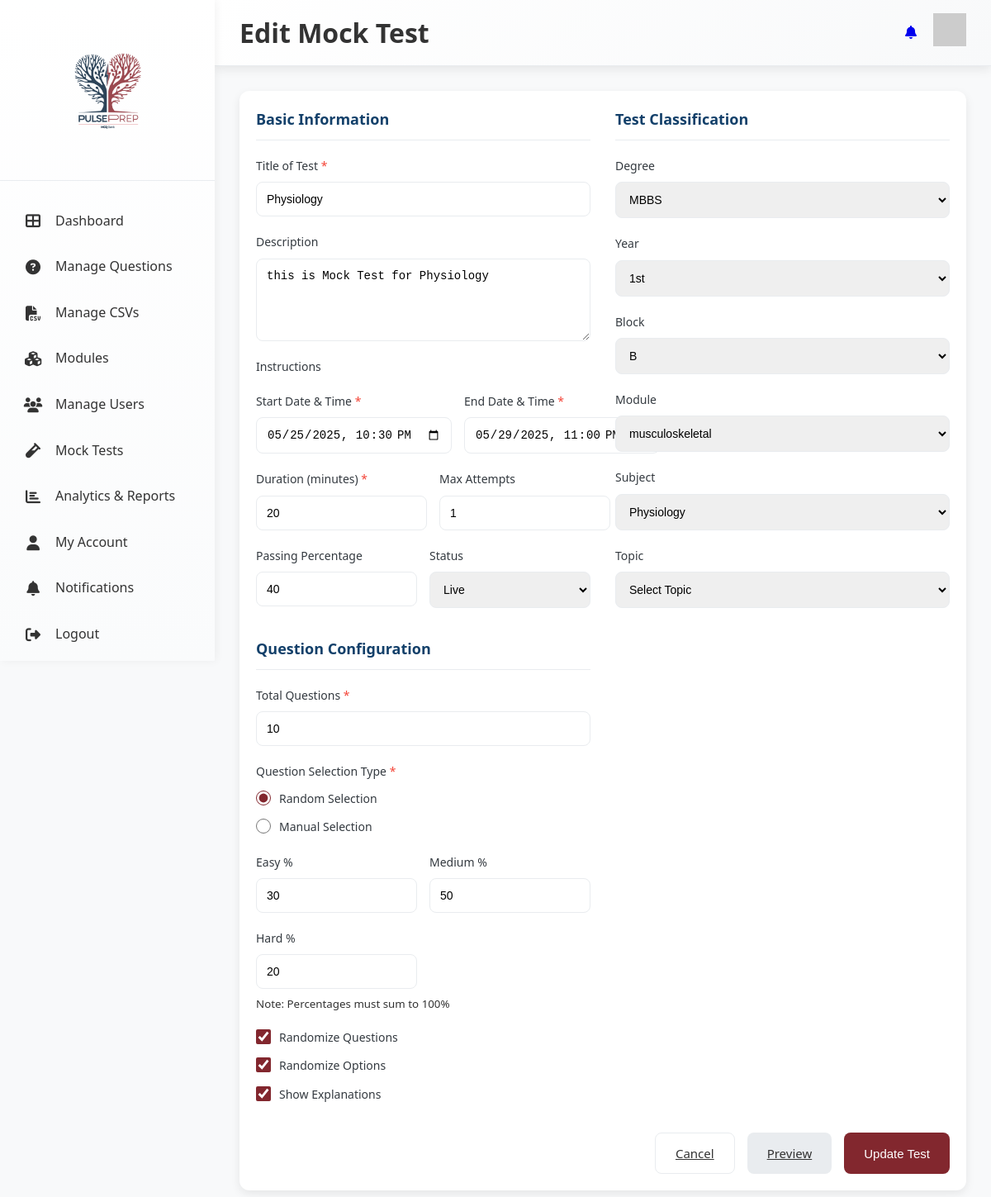
The page /mocktest/create/?id=8 (signed in) on the database its author committed.
### mocktest/models.py (models this page shows, shortened)
class MockTest(models.Model):
    STATUS_CHOICES = [
        ('draft', 'Draft'),
        ('scheduled', 'Scheduled'),
        ('live', 'Live'),
        ('completed', 'Completed'),
    ]
    SELECTION_TYPE_CHOICES = [
        ('random', 'Random Selection'),
        ('manual', 'Manual Selection'),
    ]
    title = models.CharField(max_length=200)
    description = models.TextField(blank=True)
    degree = models.CharField(max_length=4, choices=Question.DEGREE_CHOICES, blank=True)
    year = models.CharField(max_length=3, choices=Question.YEAR_CHOICES, blank=True)
    block = models.CharField(max_length=100, blank=True)
    module = models.CharField(max_length=100, blank=True)
    subject = models.CharField(max_length=100, blank=True)
    topic = models.CharField(max_length=100, blank=True)
    duration_minutes = models.IntegerField(default=60)
    total_questions = models.IntegerField(default=50)
    passing_percentage = models.IntegerField(default=40)
    max_attempts = models.IntegerField(default=1)
    selection_type = models.CharField(max_length=10, choices=SELECTION_TYPE_CHOICES, default='random')
    easy_percentage = models.IntegerField(default=30)  # For random selection
    medium_percentage = models.IntegerField(default=50)
    hard_percentage = models.IntegerField(default=20)
    randomize_questions = models.BooleanField(default=True)
    randomize_options = models.BooleanField(default=True)
    show_explanations = models.BooleanField(default=True)
    start_datetime = models.DateTimeField()
    end_datetime = models.DateTimeField()
    status = models.CharField(max_length=10, choices=STATUS_CHOICES, default='draft')
    created_by = models.ForeignKey(settings.AUTH_USER_MODEL, on_delete=models.CASCADE, related_name='created_tests')
    created_at = models.DateTimeField(auto_now_add=True)
    updated_at = models.DateTimeField(auto_now=True)
    questions = models.ManyToManyField(Question, through='TestQuestion')
    class Meta:
        ordering = ['-created_at']

### mocktest/views.py (the view, shortened to what this page needs)
# urls.py: path('create/', views.create_test, name='create_test'),
@login_required
def create_test(request):
    test_id = request.GET.get('id')
    if test_id:
        test = get_object_or_404(MockTest, id=test_id)
        form = MockTestForm(instance=test)
        is_edit = True
    else:
        form = MockTestForm()
        test = None
        is_edit = False
    blocks = Question.objects.values('block').distinct().order_by('block')
    modules = Question.objects.values('module').distinct().order_by('module')
    subjects = Question.objects.values('subject').distinct().order_by('subject')
    topics = Question.objects.values('topic').distinct().order_by('topic')
    context = {
        'form': form,
        'test': test,
        'is_edit': is_edit,
        'blocks': blocks,
        'modules': modules,
        'subjects': subjects,
        'topics': topics,
    }
    return render(request, 'mocktest/create_test.html', context)

### templates/mocktest/create_test.html (shortened to what this page needs)
{% load static %}
<!DOCTYPE html>
<html lang="en">
  <head>
    <link rel="stylesheet" href="{% static 'css/DAstyles.css' %}" />
    <link rel="stylesheet" href="{% static 'css/mockTest.css' %}" />
    <link rel="stylesheet" href="https://cdnjs.cloudflare.com/ajax/libs/font-awesome/6.4.0/css/all.min.css" />
  </head>
  <body>
    <div class="container">
<aside class="sidebar">
  <div class="logo-container">
    <img src="{% static 'images/Logo.png' %}" alt="PulsePrep Logo" class="logo" />
  </div>
  <nav class="nav-menu">
    <a href="{% url 'dashboard' %}" class="nav-item {% if request.resolver_match.url_name == 'dashboard' %}active{% endif %}">
      <i class="fas fa-th-large"></i>
      <span>Dashboard</span>
    </a>
    <a href="{% url 'questionbank' %}" class="nav-item {% if request.resolver_match.url_name == 'questionbank' %}active{% endif %}">
      <i class="fas fa-question-circle"></i>
      <span>Manage Questions</span>
    </a>
    <a href="{% url 'manage_csv' %}" class="nav-item {% if request.resolver_match.url_name == 'manage_csv' %}active{% endif %}">
      <i class="fas fa-file-csv"></i>
      <span>Manage CSVs</span>
    </a>
    <a href="{% url 'managemodule' %}" class="nav-item {% if request.resolver_match.url_name == 'managemodule' %}active{% endif %}">
      <i class="fas fa-cubes"></i>
      <span>Modules</span>
    </a>
    <a href="/admin/user_management/customuser/" class="nav-item">
      <i class="fas fa-users"></i>
      <span>Manage Users</span>
    </a>
    <a href="{% url 'mocktest_list' %}" class="nav-item {% if request.resolver_match.url_name == 'mocktest_list' %}active{% endif %}">
      <i class="fas fa-vial"></i>
      <span>Mock Tests</span>
    </a>
    <a href="{% url 'analytics_report' %}" class="nav-item {% if request.resolver_match.url_name == 'analytics_report' %}active{% endif %}">
      <i class="fas fa-chart-bar"></i>
      <span>Analytics & Reports</span>
    </a>
    <a href="{% url 'myaccount' %}" class="nav-item {% if request.resolver_match.url_name == 'myaccount' %}active{% endif %}">
      <i class="fas fa-user"></i>
      <span>My Account</span>
    </a>
    <a href="{% url 'notification_center' %}" class="nav-item {% if request.resolver_match.url_name == 'notification_center' %}active{% endif %}">
      <i class="fas fa-bell"></i>
      <span>Notifications</span>
    </a>
    <a href="{% url 'logout' %}" class="nav-item">
      <i class="fas fa-sign-out-alt"></i>
      <span>Logout</span>
    </a>
  </nav>
</aside>
      <main class="main-content">
        <header class="header">
          <h1>{% if is_edit %}Edit{% else %}Create{% endif %} Mock Test</h1>
          <div class="user-menu">
            <a href="{% url 'notification_center' %}"><i class="fas fa-bell"></i></a>
            <div class="avatar">
              <img src="https://i.pravatar.cc/40?img=12" alt="User Avatar" />
            </div>
          </div>
        </header>
        <div class="dashboard-content">
          <section class="test-form-section">
            <form method="POST" id="mock-test-form">
              <div class="form-grid">
                <div class="form-section">
                  <h3 class="form-section-title">Basic Information</h3>
                  <div class="form-group">
                    <label for="id_title">Title of Test <span class="required">*</span></label>
                    {{ form.title }}
                  </div>
                  <div class="form-group">
                    <label for="id_description">Description</label>
                    {{ form.description }}
                  </div>
                  <div class="form-group">
                    <label for="id_instructions">Instructions</label>
                  </div>
                  <div class="form-row">
                    <div class="form-group">
                      <label for="id_start_datetime">Start Date & Time <span class="required">*</span></label>
                      {{ form.start_datetime }}
                    </div>
                    <div class="form-group">
                      <label for="id_end_datetime">End Date & Time <span class="required">*</span></label>
                      {{ form.end_datetime }}
                    </div>
                  </div>
                  <div class="form-row">
                    <div class="form-group">
                      <label for="id_duration_minutes">Duration (minutes) <span class="required">*</span></label>
                      {{ form.duration_minutes }}
                    </div>
                    <div class="form-group">
                      <label for="id_max_attempts">Max Attempts</label>
                      {{ form.max_attempts }}
                    </div>
                  </div>
                  <div class="form-row">
                    <div class="form-group">
                      <label for="id_passing_percentage">Passing Percentage</label>
                      {{ form.passing_percentage }}
                    </div>
                    <div class="form-group">
                      <label for="id_status">Status</label>
                      {{ form.status }}
                    </div>
                  </div>
                </div>
                <div class="form-section">
                  <h3 class="form-section-title">Test Classification</h3>
                  <div class="form-group">
                    <label for="id_degree">Degree</label>
                    {{ form.degree }}
                  </div>
                  <div class="form-group">
                    <label for="id_year">Year</label>
                    {{ form.year }}
                  </div>
                  <div class="form-group">
                    <label for="id_block">Block</label>
                    <select id="id_block" name="block" class="form-control">
                      {% for block in blocks %}
                        <option value="{{ block.block }}" {% if form.block.value == block.block %}selected{% endif %}>{{ block.block }}</option>
                      {% endfor %}
                    </select>
                  </div>
                  <div class="form-group">
                    <label for="id_module">Module</label>
                    <select id="id_module" name="module" class="form-control">
                      {% for module in modules %}
                        <option value="{{ module.module }}" {% if form.module.value == module.module %}selected{% endif %}>{{ module.module }}</option>
                      {% endfor %}
                    </select>
                  </div>
                  <div class="form-group">
                    <label for="id_subject">Subject</label>
                    <select id="id_subject" name="subject" class="form-control">
                      {% for subject in subjects %}
                        <option value="{{ subject.subject }}" {% if form.subject.value == subject.subject %}selected{% endif %}>{{ subject.subject }}</option>
                      {% endfor %}
                    </select>
                  </div>
                  <div class="form-group">
                    <label for="id_topic">Topic</label>
                    <select id="id_topic" name="topic" class="form-control">
                      <option value="">Select Topic</option>
                    </select>
                  </div>
                </div>
                <div class="form-section">
                  <h3 class="form-section-title">Question Configuration</h3>
                  <div class="form-group">
                    <label for="id_total_questions">Total Questions <span class="required">*</span></label>
                    {{ form.total_questions }}
                  </div>
                  <div class="form-group">
                    <label>Question Selection Type <span class="required">*</span></label>
                    <div class="radio-group">
                      {% for radio in form.selection_type %}
                        <label class="radio-label">
                          {{ radio.tag }}
                          <span>{{ radio.choice_label }}</span>
                        </label>
                      {% endfor %}
                    </div>
                  </div>
                  <div id="random-options" class="{% if form.selection_type.value != 'random' %}hidden{% endif %}">
                    <div class="form-row">
                      <div class="form-group">
                        <label for="id_easy_percentage">Easy %</label>
                        {{ form.easy_percentage }}
                      </div>
                      <div class="form-group">
                        <label for="id_medium_percentage">Medium %</label>
                        {{ form.medium_percentage }}
                      </div>
                      <div class="form-group">
                        <label for="id_hard_percentage">Hard %</label>
                        {{ form.hard_percentage }}
                      </div>
                    </div>
                    <small class="text-muted">Note: Percentages must sum to 100%</small>
                  </div>
                  <div class="form-group checkbox-group">
                    <label class="checkbox-label">
                      {{ form.randomize_questions }} <span>Randomize Questions</span>
                    </label>
                    <label class="checkbox-label">
                      {{ form.randomize_options }} <span>Randomize Options</span>
                    </label>
                    <label class="checkbox-label">
                      {{ form.show_explanations }} <span>Show Explanations</span>
                    </label>
                  </div>
                </div>
              </div>
              <div class="form-actions">
                <a href="{% url 'mocktest_list' %}" class="action-button secondary">Cancel</a>
                {% if test %}
                  <a href="{% url 'preview_test' test.id %}" class="action-button">Preview</a>
                {% endif %}
                <button type="submit" class="action-button primary">
                  {% if is_edit %}Update{% else %}Create{% endif %} Test
                </button>
              </div>
            </form>
          </section>
        </div>
      </main>
    </div>
  </body>
</html>

### rows shown on the page
MockTest: title "Physiology", description "this is Mock Test for Physiology", start_datetime "05/25/2025 22:30", end_datetime "05/29/2025 23:00", duration_minutes "20", max_attempts "1", passing_percentage "40", status "Live", degree "MBBS", year "1st", module "musculoskeletal", subject "Physiology", total_questions "10", easy_percentage "30", medium_percentage "50", hard_percentage "20", randomize_questions "☑", randomize_options "☑", show_explanations "☑"

### other values the page prints
{{ radio.choice_label }} "Random Selection" "Manual Selection"
form field block "B"
